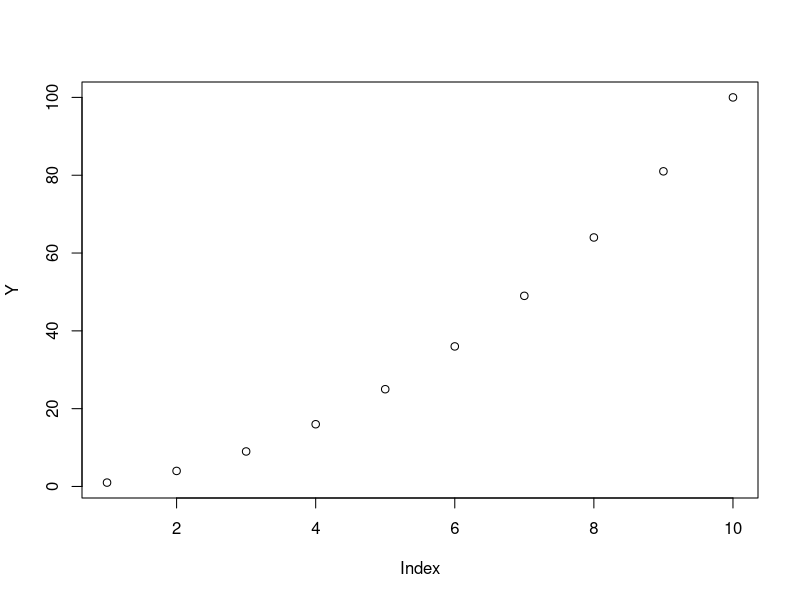
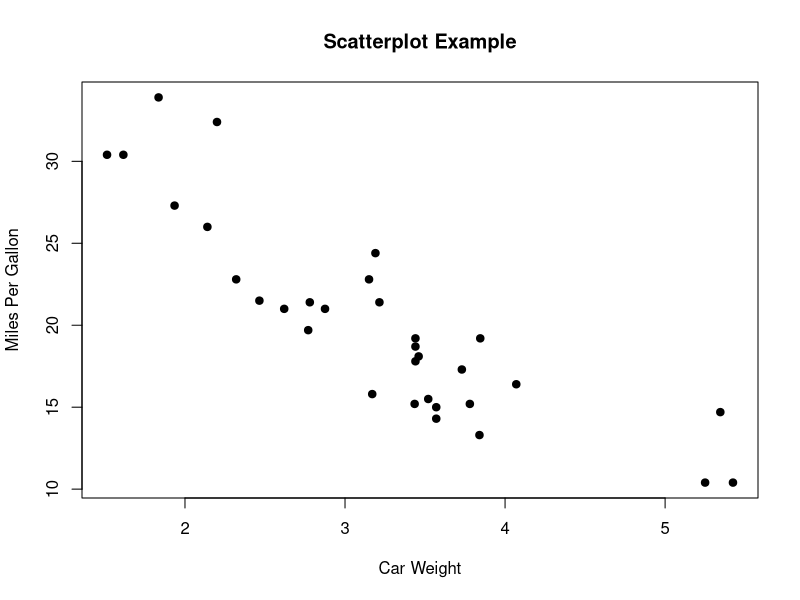
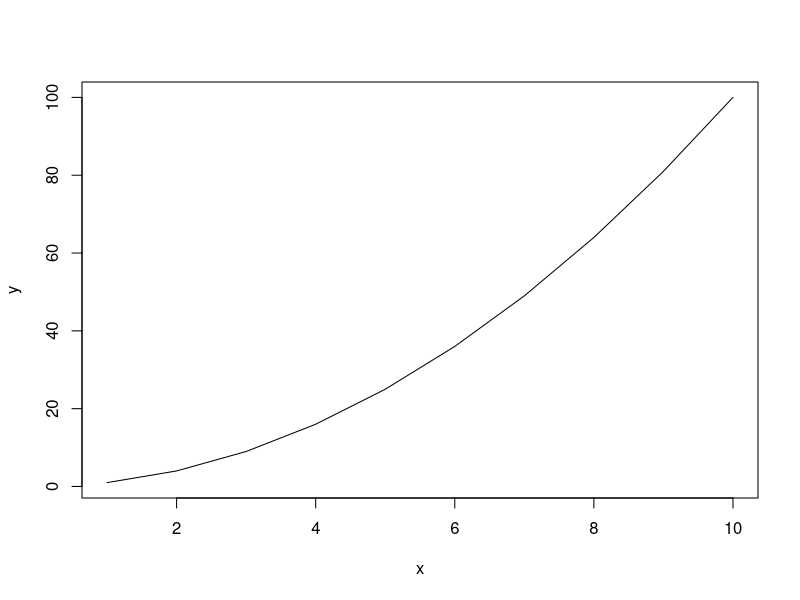
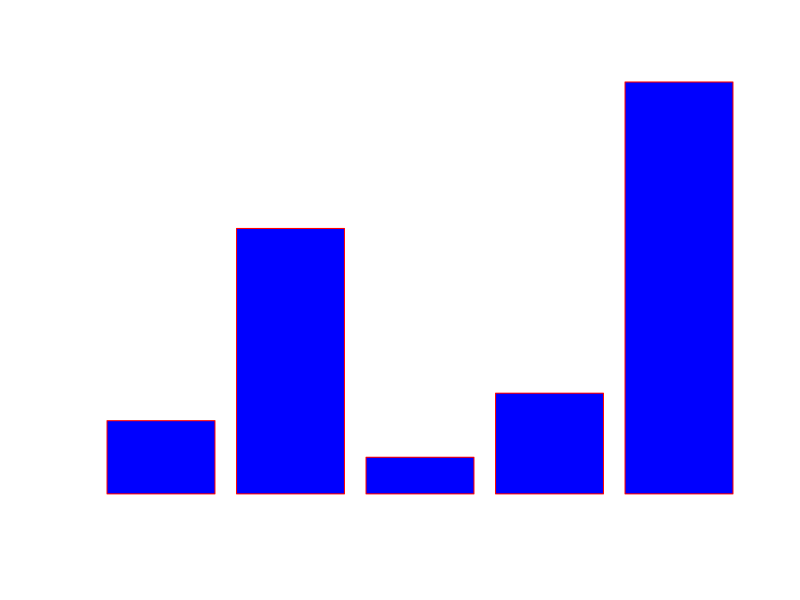

These figures' R source, in order: (Note: this script raises an error after producing the figures.)
   
  # Basic Graphics: Scatter; Line; Bar.
 
 # 1) Scatter Plot:-> R-Code:--
  
 X=1:10
 Y=X^2
 plot(Y)
 
 # ex:-- scatter plot
  
  plot(mtcars$wt,mtcars$mpg,main="Scatterplot Example",xlab="Car Weight",ylab="Miles Per Gallon",pch=19)

 # Line Plot:--
  x=1:10
  y=x^2
 plot(x,y,type='l')     
 
  # bar plot:-- syntax--> barplot(H,names,xlab,ylab,main,names.ard,col)
 
 H<-c(8,29,4,11,45)
 M<-c("mar","apr","june","aug")
 barplot(H,names.arg=M,xlab="month",ylab="Revenue",col="blue",main="pevenue chart",border="red")
 